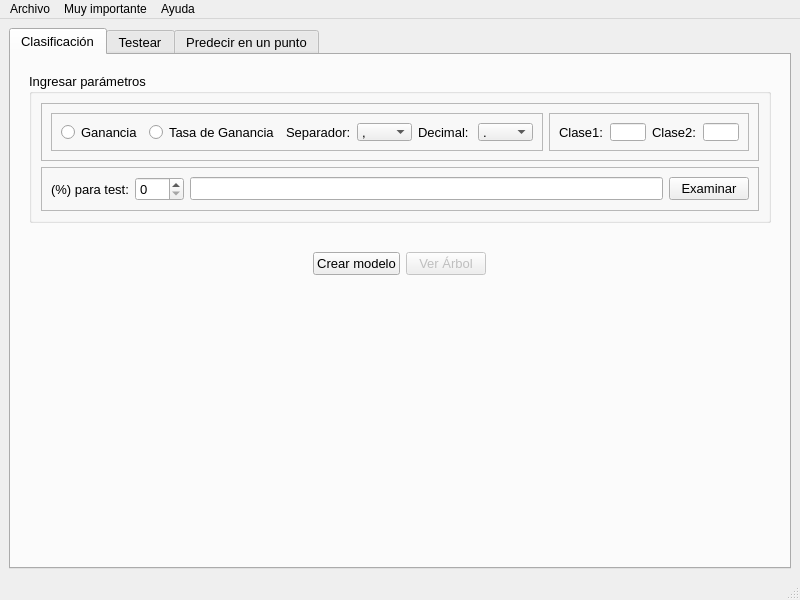
<?xml version="1.0" encoding="UTF-8"?>
<ui version="4.0">
 <class>MainWindow</class>
 <widget class="QMainWindow" name="MainWindow">
  <property name="geometry">
   <rect>
    <x>0</x>
    <y>0</y>
    <width>800</width>
    <height>600</height>
   </rect>
  </property>
  <property name="windowTitle">
   <string>MainWindow</string>
  </property>
  <widget class="QWidget" name="centralwidget">
   <layout class="QHBoxLayout" name="horizontalLayout">
    <item>
     <widget class="QTabWidget" name="tabWidget">
      <property name="font">
       <font>
        <pointsize>10</pointsize>
       </font>
      </property>
      <property name="focusPolicy">
       <enum>Qt::WheelFocus</enum>
      </property>
      <property name="currentIndex">
       <number>0</number>
      </property>
      <widget class="QWidget" name="tab_2">
       <attribute name="title">
        <string>Clasificación</string>
       </attribute>
       <layout class="QVBoxLayout" name="verticalLayout_2">
        <item>
         <widget class="QWidget" name="widget_6" native="true">
          <layout class="QVBoxLayout" name="verticalLayout">
           <item>
            <widget class="QGroupBox" name="groupBox_4">
             <property name="enabled">
              <bool>true</bool>
             </property>
             <property name="maximumSize">
              <size>
               <width>16777215</width>
               <height>150</height>
              </size>
             </property>
             <property name="title">
              <string>Ingresar parámetros</string>
             </property>
             <layout class="QVBoxLayout" name="verticalLayout_7">
              <item>
               <widget class="QFrame" name="frame_3">
                <property name="frameShape">
                 <enum>QFrame::StyledPanel</enum>
                </property>
                <property name="frameShadow">
                 <enum>QFrame::Raised</enum>
                </property>
                <layout class="QHBoxLayout" name="horizontalLayout_12">
                 <item>
                  <widget class="QFrame" name="frame_2">
                   <property name="maximumSize">
                    <size>
                     <width>500</width>
                     <height>16777215</height>
                    </size>
                   </property>
                   <property name="frameShape">
                    <enum>QFrame::StyledPanel</enum>
                   </property>
                   <property name="frameShadow">
                    <enum>QFrame::Raised</enum>
                   </property>
                   <layout class="QHBoxLayout" name="horizontalLayout_2">
                    <item>
                     <widget class="QRadioButton" name="ganancia">
                      <property name="text">
                       <string>Ganancia</string>
                      </property>
                     </widget>
                    </item>
                    <item>
                     <widget class="QRadioButton" name="t_ganancia">
                      <property name="text">
                       <string>Tasa de Ganancia</string>
                      </property>
                     </widget>
                    </item>
                    <item>
                     <widget class="QLabel" name="label_2">
                      <property name="text">
                       <string>Separador:</string>
                      </property>
                     </widget>
                    </item>
                    <item>
                     <widget class="QComboBox" name="separador">
                      <item>
                       <property name="text">
                        <string>,</string>
                       </property>
                      </item>
                      <item>
                       <property name="text">
                        <string>;</string>
                       </property>
                      </item>
                     </widget>
                    </item>
                    <item>
                     <widget class="QLabel" name="label_3">
                      <property name="text">
                       <string>Decimal:</string>
                      </property>
                     </widget>
                    </item>
                    <item>
                     <widget class="QComboBox" name="decimal">
                      <item>
                       <property name="text">
                        <string>.</string>
                       </property>
                      </item>
                      <item>
                       <property name="text">
                        <string>,</string>
                       </property>
                      </item>
                     </widget>
                    </item>
                   </layout>
                  </widget>
                 </item>
                 <item>
                  <widget class="QFrame" name="frame_5">
                   <property name="maximumSize">
                    <size>
                     <width>200</width>
                     <height>16777215</height>
                    </size>
                   </property>
                   <property name="frameShape">
                    <enum>QFrame::StyledPanel</enum>
                   </property>
                   <property name="frameShadow">
                    <enum>QFrame::Raised</enum>
                   </property>
                   <layout class="QHBoxLayout" name="horizontalLayout_11">
                    <item>
                     <widget class="QLabel" name="label_10">
                      <property name="text">
                       <string>Clase1:</string>
                      </property>
                     </widget>
                    </item>
                    <item>
                     <widget class="QLineEdit" name="clase1">
                      <property name="maximumSize">
                       <size>
                        <width>50</width>
                        <height>50</height>
                       </size>
                      </property>
                      <property name="text">
                       <string/>
                      </property>
                     </widget>
                    </item>
                    <item>
                     <widget class="QLabel" name="label_11">
                      <property name="text">
                       <string>Clase2:</string>
                      </property>
                     </widget>
                    </item>
                    <item>
                     <widget class="QLineEdit" name="clase2">
                      <property name="maximumSize">
                       <size>
                        <width>50</width>
                        <height>50</height>
                       </size>
                      </property>
                     </widget>
                    </item>
                   </layout>
                  </widget>
                 </item>
                </layout>
               </widget>
              </item>
              <item>
               <widget class="QFrame" name="frame_4">
                <property name="frameShape">
                 <enum>QFrame::StyledPanel</enum>
                </property>
                <property name="frameShadow">
                 <enum>QFrame::Raised</enum>
                </property>
                <layout class="QHBoxLayout" name="horizontalLayout_13">
                 <item>
                  <widget class="QLabel" name="label">
                   <property name="maximumSize">
                    <size>
                     <width>200</width>
                     <height>16777215</height>
                    </size>
                   </property>
                   <property name="text">
                    <string>(%) para test:</string>
                   </property>
                  </widget>
                 </item>
                 <item>
                  <widget class="QSpinBox" name="corte">
                   <property name="maximum">
                    <number>100</number>
                   </property>
                  </widget>
                 </item>
                 <item>
                  <widget class="QLineEdit" name="input_file">
                   <property name="enabled">
                    <bool>true</bool>
                   </property>
                   <property name="font">
                    <font>
                     <pointsize>10</pointsize>
                    </font>
                   </property>
                   <property name="readOnly">
                    <bool>true</bool>
                   </property>
                  </widget>
                 </item>
                 <item>
                  <widget class="QPushButton" name="examinar">
                   <property name="font">
                    <font>
                     <pointsize>10</pointsize>
                     <weight>50</weight>
                     <bold>false</bold>
                    </font>
                   </property>
                   <property name="text">
                    <string>Examinar</string>
                   </property>
                  </widget>
                 </item>
                </layout>
               </widget>
              </item>
             </layout>
            </widget>
           </item>
           <item alignment="Qt::AlignHCenter">
            <widget class="QWidget" name="widget_7" native="true">
             <property name="maximumSize">
              <size>
               <width>300</width>
               <height>16777215</height>
              </size>
             </property>
             <layout class="QGridLayout" name="gridLayout">
              <item row="0" column="0">
               <widget class="QPushButton" name="crear_modelo">
                <property name="maximumSize">
                 <size>
                  <width>100</width>
                  <height>16777215</height>
                 </size>
                </property>
                <property name="text">
                 <string>Crear modelo</string>
                </property>
               </widget>
              </item>
              <item row="0" column="1">
               <widget class="QPushButton" name="ver_arbol">
                <property name="enabled">
                 <bool>false</bool>
                </property>
                <property name="maximumSize">
                 <size>
                  <width>100</width>
                  <height>16777215</height>
                 </size>
                </property>
                <property name="text">
                 <string>Ver Árbol</string>
                </property>
               </widget>
              </item>
             </layout>
            </widget>
           </item>
          </layout>
         </widget>
        </item>
        <item>
         <widget class="MplWidget" name="MplWidget" native="true">
          <property name="maximumSize">
           <size>
            <width>16777215</width>
            <height>16777215</height>
           </size>
          </property>
          <layout class="QVBoxLayout" name="verticalLayout_4"/>
         </widget>
        </item>
       </layout>
      </widget>
      <widget class="QWidget" name="tab_3">
       <attribute name="title">
        <string>Testear</string>
       </attribute>
       <layout class="QVBoxLayout" name="verticalLayout_3">
        <item>
         <widget class="QGroupBox" name="groupBox_2">
          <property name="title">
           <string>Seleccionar datos de test</string>
          </property>
          <layout class="QHBoxLayout" name="horizontalLayout_9">
           <item>
            <widget class="QWidget" name="widget" native="true">
             <property name="minimumSize">
              <size>
               <width>100</width>
               <height>0</height>
              </size>
             </property>
             <layout class="QHBoxLayout" name="horizontalLayout_8">
              <item>
               <widget class="QLabel" name="label_6">
                <property name="text">
                 <string>Seleccione dataset (csv):</string>
                </property>
               </widget>
              </item>
              <item>
               <widget class="QLineEdit" name="input_file_test">
                <property name="readOnly">
                 <bool>true</bool>
                </property>
               </widget>
              </item>
              <item>
               <widget class="QPushButton" name="examinar_test">
                <property name="text">
                 <string>Examinar</string>
                </property>
               </widget>
              </item>
             </layout>
            </widget>
           </item>
           <item>
            <widget class="QWidget" name="file_dataset_test" native="true">
             <property name="minimumSize">
              <size>
               <width>100</width>
               <height>0</height>
              </size>
             </property>
             <layout class="QHBoxLayout" name="horizontalLayout_6">
              <item>
               <widget class="QLabel" name="label_7">
                <property name="text">
                 <string>Seleccione modelo (data):</string>
                </property>
               </widget>
              </item>
              <item>
               <widget class="QLineEdit" name="input_file_model">
                <property name="readOnly">
                 <bool>true</bool>
                </property>
               </widget>
              </item>
              <item>
               <widget class="QPushButton" name="examinar_modelo">
                <property name="text">
                 <string>Examinar</string>
                </property>
               </widget>
              </item>
             </layout>
            </widget>
           </item>
          </layout>
         </widget>
        </item>
        <item alignment="Qt::AlignHCenter">
         <widget class="QPushButton" name="testear">
          <property name="maximumSize">
           <size>
            <width>100</width>
            <height>16777215</height>
           </size>
          </property>
          <property name="text">
           <string>Testear modelo</string>
          </property>
         </widget>
        </item>
        <item>
         <widget class="QFrame" name="titulo_tabla">
          <property name="minimumSize">
           <size>
            <width>0</width>
            <height>20</height>
           </size>
          </property>
          <property name="frameShape">
           <enum>QFrame::StyledPanel</enum>
          </property>
          <property name="frameShadow">
           <enum>QFrame::Raised</enum>
          </property>
          <layout class="QHBoxLayout" name="horizontalLayout_5">
           <item alignment="Qt::AlignHCenter">
            <widget class="QLabel" name="label_correctos">
             <property name="font">
              <font>
               <pointsize>10</pointsize>
               <weight>75</weight>
               <bold>true</bold>
               <underline>false</underline>
              </font>
             </property>
             <property name="styleSheet">
              <string notr="true">color: green</string>
             </property>
             <property name="text">
              <string>Correctos</string>
             </property>
            </widget>
           </item>
           <item alignment="Qt::AlignHCenter">
            <widget class="QLabel" name="label_incorrectos">
             <property name="font">
              <font>
               <pointsize>10</pointsize>
               <weight>75</weight>
               <bold>true</bold>
              </font>
             </property>
             <property name="styleSheet">
              <string notr="true">color: red</string>
             </property>
             <property name="text">
              <string>Incorrectos</string>
             </property>
            </widget>
           </item>
          </layout>
         </widget>
        </item>
        <item>
         <widget class="QFrame" name="frame">
          <property name="minimumSize">
           <size>
            <width>0</width>
            <height>0</height>
           </size>
          </property>
          <property name="frameShape">
           <enum>QFrame::StyledPanel</enum>
          </property>
          <property name="frameShadow">
           <enum>QFrame::Raised</enum>
          </property>
          <layout class="QHBoxLayout" name="horizontalLayout_4">
           <item>
            <widget class="QTableWidget" name="corr_tableWidget">
             <column>
              <property name="text">
               <string>x</string>
              </property>
             </column>
             <column>
              <property name="text">
               <string>y</string>
              </property>
             </column>
             <column>
              <property name="text">
               <string>clase</string>
              </property>
             </column>
            </widget>
           </item>
           <item>
            <widget class="QTableWidget" name="incorr_tableWidget">
             <column>
              <property name="text">
               <string>x</string>
              </property>
             </column>
             <column>
              <property name="text">
               <string>y</string>
              </property>
             </column>
             <column>
              <property name="text">
               <string>clase</string>
              </property>
             </column>
             <column>
              <property name="text">
               <string>predicción</string>
              </property>
             </column>
            </widget>
           </item>
          </layout>
         </widget>
        </item>
        <item>
         <widget class="QLabel" name="porc_acierto">
          <property name="text">
           <string>Porcentaje de Acierto: </string>
          </property>
         </widget>
        </item>
        <item>
         <widget class="QWidget" name="graficos_widget" native="true"/>
        </item>
       </layout>
       <zorder>frame</zorder>
       <zorder>groupBox_2</zorder>
       <zorder>testear</zorder>
       <zorder>graficos_widget</zorder>
       <zorder>titulo_tabla</zorder>
       <zorder>porc_acierto</zorder>
      </widget>
      <widget class="QWidget" name="tab_4">
       <attribute name="title">
        <string>Predecir en un punto</string>
       </attribute>
       <layout class="QVBoxLayout" name="verticalLayout_5">
        <item>
         <widget class="QWidget" name="widget_2" native="true">
          <property name="maximumSize">
           <size>
            <width>16777215</width>
            <height>200</height>
           </size>
          </property>
          <layout class="QHBoxLayout" name="horizontalLayout_3">
           <item>
            <widget class="QGroupBox" name="groupBox_3">
             <property name="maximumSize">
              <size>
               <width>16777215</width>
               <height>16777215</height>
              </size>
             </property>
             <property name="title">
              <string>Ingrese punto X e Y para predecir la clase</string>
             </property>
             <layout class="QVBoxLayout" name="verticalLayout_6">
              <item>
               <widget class="QWidget" name="widget_5" native="true">
                <layout class="QHBoxLayout" name="horizontalLayout_10">
                 <item>
                  <widget class="QLabel" name="label_9">
                   <property name="text">
                    <string>Seleccione modelo (data):</string>
                   </property>
                  </widget>
                 </item>
                 <item>
                  <widget class="QLineEdit" name="input_file_model_punto">
                   <property name="readOnly">
                    <bool>true</bool>
                   </property>
                  </widget>
                 </item>
                 <item>
                  <widget class="QPushButton" name="examinar_pred_punto">
                   <property name="text">
                    <string>Examinar</string>
                   </property>
                  </widget>
                 </item>
                </layout>
               </widget>
              </item>
              <item>
               <widget class="QWidget" name="widget_4" native="true">
                <property name="maximumSize">
                 <size>
                  <width>16777215</width>
                  <height>16777215</height>
                 </size>
                </property>
                <layout class="QHBoxLayout" name="horizontalLayout_7">
                 <item>
                  <widget class="QLabel" name="label_4">
                   <property name="maximumSize">
                    <size>
                     <width>20</width>
                     <height>16777215</height>
                    </size>
                   </property>
                   <property name="text">
                    <string>X:</string>
                   </property>
                  </widget>
                 </item>
                 <item>
                  <widget class="QDoubleSpinBox" name="input_punto_x">
                   <property name="showGroupSeparator" stdset="0">
                    <bool>false</bool>
                   </property>
                   <property name="minimum">
                    <double>-99999.000000000000000</double>
                   </property>
                   <property name="maximum">
                    <double>99999.000000000000000</double>
                   </property>
                  </widget>
                 </item>
                 <item>
                  <widget class="QLabel" name="label_5">
                   <property name="maximumSize">
                    <size>
                     <width>20</width>
                     <height>16777215</height>
                    </size>
                   </property>
                   <property name="text">
                    <string>Y:</string>
                   </property>
                  </widget>
                 </item>
                 <item>
                  <widget class="QDoubleSpinBox" name="input_punto_y">
                   <property name="showGroupSeparator" stdset="0">
                    <bool>false</bool>
                   </property>
                   <property name="minimum">
                    <double>-99999.000000000000000</double>
                   </property>
                   <property name="maximum">
                    <double>99999.000000000000000</double>
                   </property>
                  </widget>
                 </item>
                 <item>
                  <widget class="QPushButton" name="predecir">
                   <property name="text">
                    <string>Predecir</string>
                   </property>
                  </widget>
                 </item>
                 <item>
                  <widget class="QLabel" name="label_8">
                   <property name="text">
                    <string>Clase: </string>
                   </property>
                  </widget>
                 </item>
                 <item>
                  <widget class="QLCDNumber" name="resultado_clase">
                   <property name="intValue" stdset="0">
                    <number>99</number>
                   </property>
                  </widget>
                 </item>
                </layout>
               </widget>
              </item>
             </layout>
            </widget>
           </item>
          </layout>
         </widget>
        </item>
        <item>
         <widget class="QWidget" name="widget_3" native="true"/>
        </item>
       </layout>
      </widget>
     </widget>
    </item>
   </layout>
  </widget>
  <widget class="QMenuBar" name="menubar">
   <property name="geometry">
    <rect>
     <x>0</x>
     <y>0</y>
     <width>800</width>
     <height>21</height>
    </rect>
   </property>
   <widget class="QMenu" name="menuArchivo">
    <property name="title">
     <string>Archivo</string>
    </property>
    <addaction name="actionSalir"/>
   </widget>
   <widget class="QMenu" name="menuAyuda">
    <property name="title">
     <string>Ayuda</string>
    </property>
    <addaction name="actionTutorial"/>
    <addaction name="separator"/>
    <addaction name="actionAcerca_de"/>
   </widget>
   <widget class="QMenu" name="menuFormato_de_datasets">
    <property name="title">
     <string>Muy importante</string>
    </property>
    <addaction name="actionFormato"/>
   </widget>
   <addaction name="menuArchivo"/>
   <addaction name="menuFormato_de_datasets"/>
   <addaction name="menuAyuda"/>
  </widget>
  <widget class="QStatusBar" name="statusbar"/>
  <action name="actionSalir">
   <property name="text">
    <string>Salir</string>
   </property>
  </action>
  <action name="actionTutorial">
   <property name="text">
    <string>Instrucciones de uso</string>
   </property>
  </action>
  <action name="actionAcerca_de">
   <property name="text">
    <string>Acerca de </string>
   </property>
  </action>
  <action name="actionFormato">
   <property name="text">
    <string>Formato de datasets</string>
   </property>
  </action>
 </widget>
 <customwidgets>
  <customwidget>
   <class>MplWidget</class>
   <extends>QWidget</extends>
   <header>mplwidget.h</header>
   <container>1</container>
  </customwidget>
 </customwidgets>
 <resources/>
 <connections/>
</ui>
